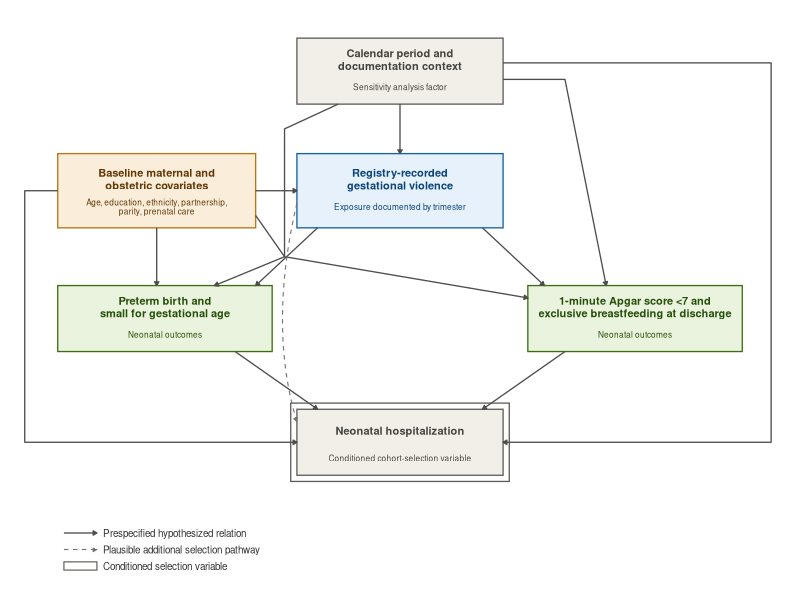
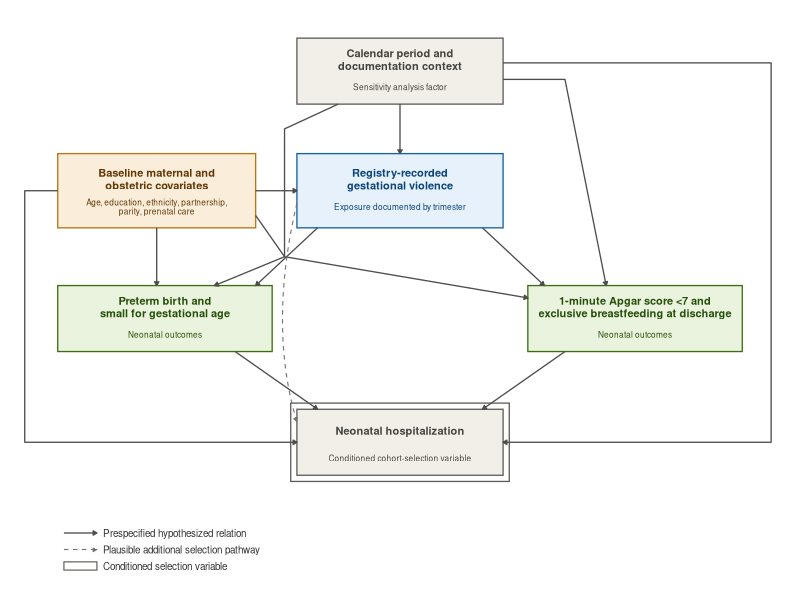

These figures' R source, in order:

## -----------------------------------------------------------------------------
## Conceptual DAG: registry-recorded gestational violence, neonatal outcomes
## Geometric routing fix (Zero collision guarantee)
## -----------------------------------------------------------------------------

library(tidyverse)

## --- Color palette ------------------------------------------------------------
pal <- list(
  amber = list(fill = "#FAEEDA", stroke = "#BA7517", text = "#633806"),
  blue  = list(fill = "#E6F1FB", stroke = "#185FA5", text = "#0C447C"),
  green = list(fill = "#EAF3DE", stroke = "#3B6D11", text = "#27500A"),
  gray  = list(fill = "#F1EFE8", stroke = "#5F5E5A", text = "#444441")
)

## --- Nodes --------------------------------------------------------------------
boxes <- tribble(
  ~id,          ~xmin, ~xmax, ~ymin, ~ymax, ~color,  ~title,                                  ~subtitle,
  "calendar",    6.0,  11.0, 10.20, 11.80, "gray",  "Calendar period and\ndocumentation context", "Sensitivity analysis factor",
  "covariates",  0.2,   5.0,  7.20,  9.00, "amber", "Baseline maternal and\nobstetric covariates", "Age, education, ethnicity, partnership,\nparity, prenatal care",
  "violence",    6.0,  11.0,  7.20,  9.00, "blue",  "Registry-recorded\ngestational violence",   "Exposure documented by trimester",
  "outcome1",    0.2,   5.4,  4.20,  5.80, "green", "Preterm birth and\nsmall for gestational age", "Neonatal outcomes",
  "outcome2",   11.6,  16.8,  4.20,  5.80, "green", "1-minute Apgar score <7 and\nexclusive breastfeeding at discharge", "Neonatal outcomes",
  "selection",   6.0,  11.0,  1.20,  2.80, "gray",  "Neonatal hospitalization",            "Conditioned cohort-selection variable"
)

selection_outer <- tibble(xmin = 5.85, xmax = 11.15, ymin = 1.05, ymax = 2.95)

## --- Solid Direct Arrows (No collisions) -------------------------------------
arrows_direct <- tribble(
  ~x,     ~y,    ~xend, ~yend,
  # Covariates
  5.00,   8.10,   6.00,  8.10,  # Covariates -> Violence
  2.60,   7.20,   2.60,  5.80,  # Covariates -> Outcome 1 (Directa vertical)

  # Calendar
  8.50,  10.20,   8.50,  9.00,  # Calendar -> Violence (Directa vertical)

  # Violence
  6.50,   7.20,   5.00,  5.80,  # Violence -> Outcome 1
  10.50,  7.20,  12.00,  5.80,  # Violence -> Outcome 2

  # Outcomes -> Selection
  4.50,   4.20,   6.50,  2.80,  # Outcome 1 -> Selection
  12.50,   4.20,  10.50,  2.80   # Outcome 2 -> Selection
)

## --- Orthogonal / Bypassing Paths (Evitan cajas intermedias) ------------------

# 1. Covariates -> Outcome 2 (Bordea por abajo de Covariates/Violence)
path_cov_out2 <- tibble(
  x = c(5.00, 5.70, 11.60),
  y = c(7.50, 6.50,  5.50)
)

# 2. Covariates -> Selection (Bordea por la izquierda externa)
path_cov_sel <- tibble(
  x = c(0.20, -0.60, -0.60, 6.00),
  y = c(8.10,  8.10,  2.00, 2.00)
)

# 3. Calendar -> Outcome 1 (Bordea por la izquierda de Violence)
path_cal_out1 <- tibble(
  x = c(7.00, 5.70, 5.70, 4.00),
  y = c(10.20, 9.60, 6.50, 5.80)
)

# 4. Calendar -> Outcome 2 (Bordea por la derecha de Violence)
path_cal_out2 <- tibble(
  x = c(11.00, 12.50, 13.50),
  y = c(10.80, 10.80,  5.80)
)

# 5. Calendar -> Selection (Bordea por la derecha externa completa)
path_cal_sel <- tibble(
  x = c(11.00, 17.50, 17.50, 11.00),
  y = c(11.20, 11.20,  2.00,  2.00)
)

# 6. Violence -> Selection (Curva punteada por la izquierda)
bezier_q <- function(p0, p1, p2, n = 80) {
  t <- seq(0, 1, length.out = n)
  tibble(
    x = (1 - t)^2 * p0[1] + 2 * (1 - t) * t * p1[1] + t^2 * p2[1],
    y = (1 - t)^2 * p0[2] + 2 * (1 - t) * t * p1[2] + t^2 * p2[2]
  )
}
curve_violence_selection <- bezier_q(
  p0 = c(6.00, 7.80),
  p1 = c(5.30, 4.80),
  p2 = c(6.00, 2.50)
)

## --- Build Plot --------------------------------------------------------------
fill_vec   <- map_chr(boxes$color, ~ pal[[.x]]$fill)
stroke_vec <- map_chr(boxes$color, ~ pal[[.x]]$stroke)
text_vec   <- map_chr(boxes$color, ~ pal[[.x]]$text)

p <- ggplot() +
  annotate("rect", xmin = -Inf, xmax = Inf, ymin = -Inf, ymax = Inf, fill = "white", color = NA) +
  # Selection Outer Box
  geom_rect(data = selection_outer, aes(xmin = xmin, xmax = xmax, ymin = ymin, ymax = ymax),
            fill = NA, color = pal$gray$stroke, linewidth = 0.45) +
  # Nodes
  geom_rect(data = boxes, aes(xmin = xmin, xmax = xmax, ymin = ymin, ymax = ymax),
            fill = fill_vec, color = stroke_vec, linewidth = 0.45) +
  # Titles & Subtitles
  geom_text(data = boxes, aes(x = (xmin + xmax) / 2, y = (ymin + ymax) / 2 + 0.28, label = title),
            color = text_vec, size = 2.8, fontface = "bold", lineheight = 0.95) +
  geom_text(data = boxes, aes(x = (xmin + xmax) / 2, y = (ymin + ymax) / 2 - 0.38, label = subtitle),
            color = text_vec, size = 2.1, lineheight = 0.90) +

  # Direct Arrows
  geom_segment(data = arrows_direct, aes(x = x, y = y, xend = xend, yend = yend),
               linewidth = 0.45, color = "grey30",
               arrow = arrow(length = unit(0.11, "cm"), type = "closed")) +

  # Routed Paths (Avoiding intersections)
  geom_path(data = path_cov_out2, aes(x = x, y = y), linewidth = 0.45, color = "grey30",
            arrow = arrow(length = unit(0.11, "cm"), type = "closed")) +
  geom_path(data = path_cov_sel, aes(x = x, y = y), linewidth = 0.45, color = "grey30",
            arrow = arrow(length = unit(0.11, "cm"), type = "closed")) +
  geom_path(data = path_cal_out1, aes(x = x, y = y), linewidth = 0.45, color = "grey30",
            arrow = arrow(length = unit(0.11, "cm"), type = "closed")) +
  geom_path(data = path_cal_out2, aes(x = x, y = y), linewidth = 0.45, color = "grey30",
            arrow = arrow(length = unit(0.11, "cm"), type = "closed")) +
  geom_path(data = path_cal_sel, aes(x = x, y = y), linewidth = 0.45, color = "grey30",
            arrow = arrow(length = unit(0.11, "cm"), type = "closed")) +

  # Dashed Selection Curve
  geom_path(data = curve_violence_selection, aes(x = x, y = y),
            linewidth = 0.38, color = "grey45", linetype = "dashed",
            arrow = arrow(length = unit(0.11, "cm"), type = "closed")) +

  theme_void() +
  theme(plot.background = element_rect(fill = "white", color = NA))

## --- Legend & Framing --------------------------------------------------------
p <- p +
  geom_segment(aes(x = 0.35, y = -0.2, xend = 1.15, yend = -0.2), linewidth = 0.45, color = "grey30",
               arrow = arrow(length = unit(0.11, "cm"), type = "closed")) +
  annotate("text", x = 1.30, y = -0.2, label = "Prespecified hypothesized relation", hjust = 0, size = 2.5, color = "grey20") +
  geom_segment(aes(x = 0.35, y = -0.6, xend = 1.15, yend = -0.6), linewidth = 0.38, color = "grey45", linetype = "dashed",
               arrow = arrow(length = unit(0.11, "cm"), type = "closed")) +
  annotate("text", x = 1.30, y = -0.6, label = "Plausible additional selection pathway", hjust = 0, size = 2.5, color = "grey20") +
  annotate("rect", xmin = 0.35, xmax = 1.15, ymin = -1.1, ymax = -0.9, fill = NA, color = pal$gray$stroke, linewidth = 0.40) +
  annotate("text", x = 1.30, y = -1.0, label = "Conditioned selection variable", hjust = 0, size = 2.5, color = "grey20") +
  coord_fixed(xlim = c(-1.2, 18.2), ylim = c(-1.3, 12.2), expand = FALSE)

## --- Export ------------------------------------------------------------------
ggsave("Figure1_DAG_gestational_violence_fixed.tiff", p, width = 22, height = 14, units = "cm", dpi = 600, compression = "lzw", bg = "white")
ggsave("Figure1_DAG_gestational_violence_fixed.png", p, width = 22, height = 14, units = "cm", dpi = 300, bg = "white")
